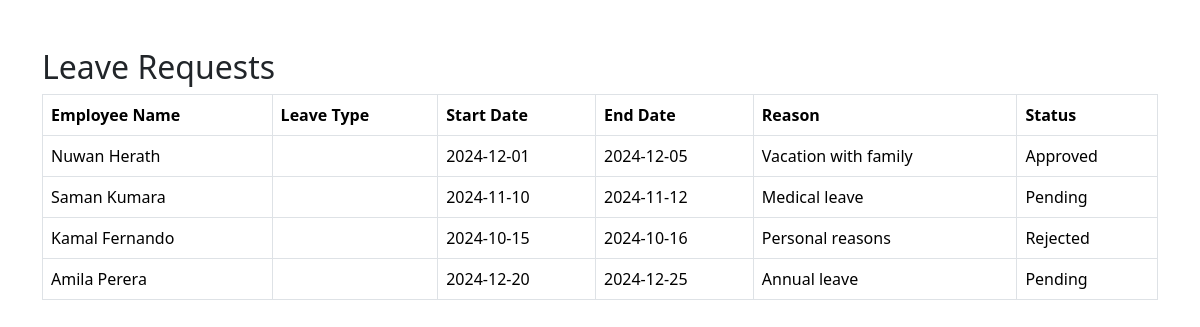
Screenshot of /leave_requests.php with the database file from the repository.
### tables this page shows
CREATE TABLE `leave_requests` (
  `id` int(11) NOT NULL,
  `employee_id` int(11) DEFAULT NULL,
  `start_date` date DEFAULT NULL,
  `end_date` date DEFAULT NULL,
  `reason` text DEFAULT NULL,
  `status` enum('Pending','Approved','Rejected') DEFAULT 'Pending'
);

CREATE TABLE `employees` (
  `id` int(11) NOT NULL,
  `name` varchar(100) NOT NULL,
  `department` varchar(100) NOT NULL,
  `role` varchar(100) NOT NULL
);

### leave_requests.php (the view, shortened to what this page needs)
<?php
include 'db.php';
$stmt = $pdo->prepare('
    SELECT leave_requests.*, employees.name AS employee_name
    FROM leave_requests
    JOIN employees ON leave_requests.employee_id = employees.id
');
$stmt->execute();
$leaveRequests = $stmt->fetchAll(PDO::FETCH_ASSOC);
?>
<!DOCTYPE html>
<html lang="en">
<head>
    <link rel="stylesheet" href="vendor/bootstrap/css/bootstrap.min.css">
</head>
<body>
    <div class="container mt-5">
        <h2>Leave Requests</h2>
        <table class="table table-bordered">
            <thead>
                <tr>
                    <th>Employee Name</th>
                    <th>Leave Type</th>
                    <th>Start Date</th>
                    <th>End Date</th>
                    <th>Reason</th>
                    <th>Status</th>
                </tr>
            </thead>
            <tbody>
                <?php foreach ($leaveRequests as $leave): ?>
                    <tr>
                        <td><?= htmlspecialchars($leave['employee_name']) ?></td>
                        <td><?= htmlspecialchars($leave['leave_type']) ?></td>
                        <td><?= htmlspecialchars($leave['start_date']) ?></td>
                        <td><?= htmlspecialchars($leave['end_date']) ?></td>
                        <td><?= htmlspecialchars($leave['reason']) ?></td>
                        <td><?= htmlspecialchars($leave['status']) ?></td>
                    </tr>
                <?php endforeach; ?>
            </tbody>
        </table>
    </div>
</body>
</html>

### rows the page displays
leave_requests: employee.name "Nuwan Herath", start_date "2024-12-01", end_date "2024-12-05", reason "Vacation with family", status "Approved"
leave_requests: employee.name "Saman Kumara", start_date "2024-11-10", end_date "2024-11-12", reason "Medical leave", status "Pending"
leave_requests: employee.name "Kamal Fernando", start_date "2024-10-15", end_date "2024-10-16", reason "Personal reasons", status "Rejected"
leave_requests: employee.name "Amila Perera", start_date "2024-12-20", end_date "2024-12-25", reason "Annual leave", status "Pending"
